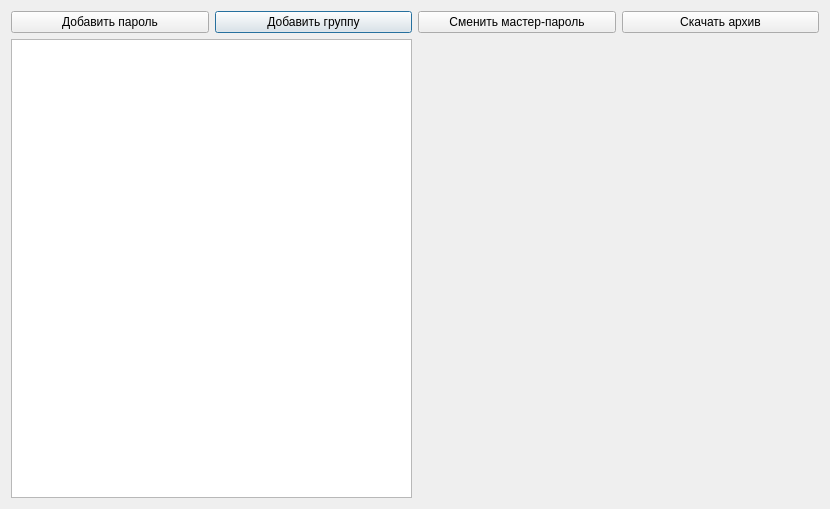
<?xml version="1.0" encoding="UTF-8"?>
<ui version="4.0">
 <class>PasswordsWindow</class>
 <widget class="QDialog" name="PasswordsWindow">
  <property name="geometry">
   <rect>
    <x>0</x>
    <y>0</y>
    <width>830</width>
    <height>509</height>
   </rect>
  </property>
  <property name="windowTitle">
   <string>Dialog</string>
  </property>
  <layout class="QGridLayout" name="gridLayout">
   <item row="0" column="1">
    <widget class="QPushButton" name="addGroupButton">
     <property name="text">
      <string>Добавить группу</string>
     </property>
    </widget>
   </item>
   <item row="0" column="0">
    <widget class="QPushButton" name="addPasswordButton">
     <property name="text">
      <string>Добавить пароль</string>
     </property>
    </widget>
   </item>
   <item row="1" column="0" colspan="2">
    <widget class="QListView" name="passwordList"/>
   </item>
   <item row="0" column="2">
    <widget class="QPushButton" name="changeMasterPassword">
     <property name="text">
      <string>Сменить мастер-пароль</string>
     </property>
    </widget>
   </item>
   <item row="0" column="3">
    <widget class="QPushButton" name="exportButton">
     <property name="text">
      <string>Скачать архив</string>
     </property>
    </widget>
   </item>
  </layout>
 </widget>
 <resources/>
 <connections/>
</ui>
